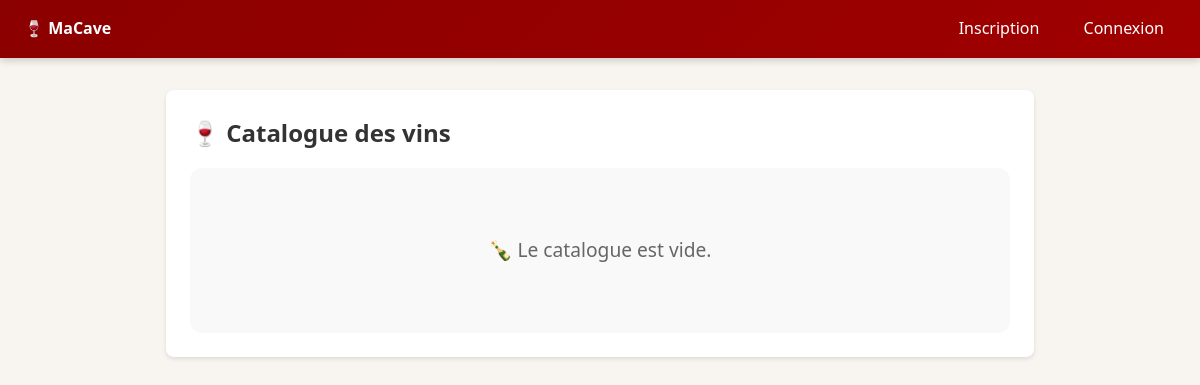
Before: /catalogue/vins with the older database file.
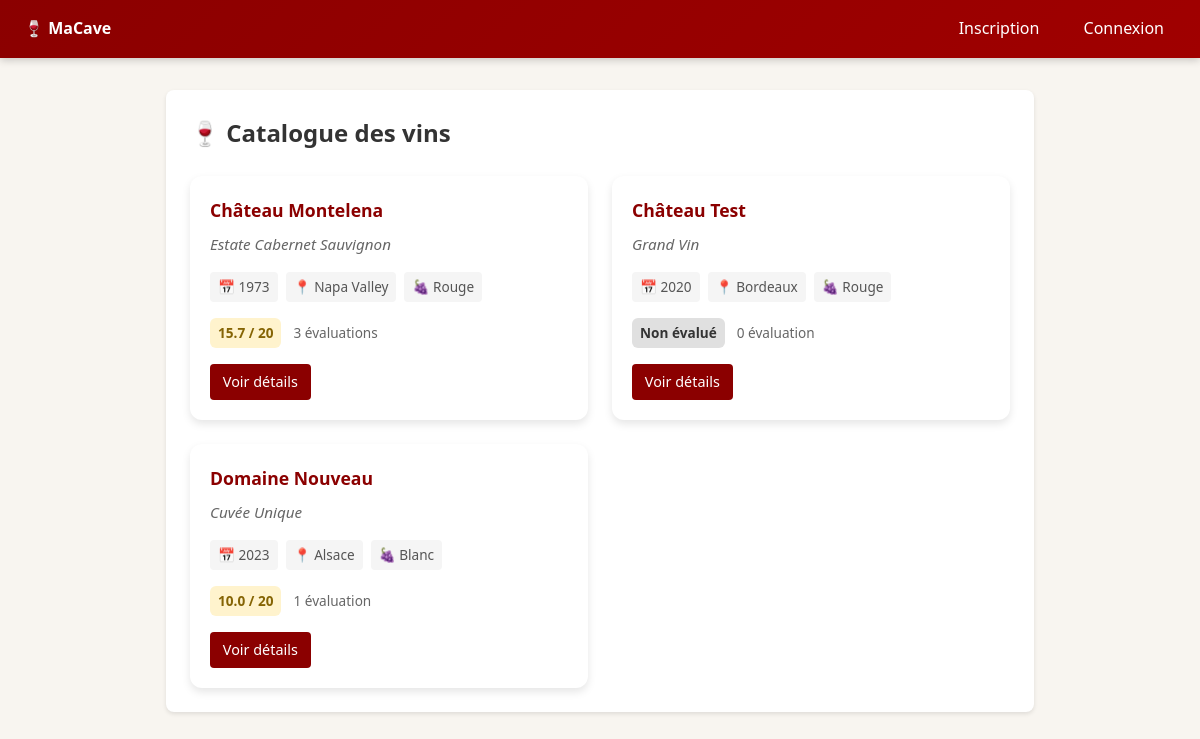
After: the same page with the newer database file.
### tables this page shows
CREATE TABLE vins (
    id INTEGER PRIMARY KEY AUTOINCREMENT,
    domaine TEXT NOT NULL,
    cuvee TEXT NOT NULL,
    type_vin TEXT NOT NULL,
    millesime INTEGER NOT NULL,
    region TEXT NOT NULL,
    description TEXT,
    photo_url TEXT
);

### src/macave/routes/catalogue_routes.py (the view)
@bp.route("/vins")
def vins():
    rows = g.db.execute("""
        SELECT
            v.id,
            v.domaine,
            v.cuvee,
            v.type_vin,
            v.millesime,
            v.region,
            v.photo_url,
            AVG(e.note) as note_moyenne,
            COUNT(e.id) as nb_evaluations
        FROM vins v
        LEFT JOIN evaluations e ON v.id = e.vin_id
        GROUP BY v.id
        ORDER BY v.domaine, v.cuvee
    """).fetchall()
    vins = []
    for row in rows:
        note = row["note_moyenne"]
        note_affichage = f"{note:.1f} / 20" if note else "Non évalué"
        vins.append({
            "id": row["id"],
            "domaine": row["domaine"],
            "cuvee": row["cuvee"],
            "type_vin": row["type_vin"],
            "millesime": row["millesime"],
            "region": row["region"],
            "photo_url": row["photo_url"],
            "note_moyenne": note_affichage,
            "nb_evaluations": row["nb_evaluations"]
        })
    return render_template("catalogue/vins.html", vins=vins)

### src/macave/db.py (called while the page is built)
    def __enter__(self) -> sqlite3.Connection:
        self._connection = sqlite3.connect(self.db_path)
        self._connection.row_factory = sqlite3.Row
        self._connection.execute("PRAGMA foreign_keys = ON")
        return self._connection

### src/macave/templates/catalogue/vins.html (shortened to what this page needs)
{% extends 'base.html' %}
{% block content %}
<div class="card">
  <div class="header-with-action">
    <h2>🍷 Catalogue des vins</h2>
  </div>
  {% if vins %}
    <div class="vins-grid">
      {% for vin in vins %}
      <div class="vin-card-catalogue">
        <div class="vin-info">
          <h3>{{ vin.domaine }}</h3>
          <p class="cuvee">{{ vin.cuvee }}</p>
          <div class="vin-meta">
            <span>📅 {{ vin.millesime }}</span>
            <span>📍 {{ vin.region }}</span>
            <span>🍇 {{ vin.type_vin }}</span>
          </div>
          <div class="note-section">
            <span class="note-badge {% if vin.note_moyenne != 'Non évalué' %}note-good{% endif %}">
              {{ vin.note_moyenne }}
            </span>
            <span class="note-count">{{ vin.nb_evaluations }} évaluation{{ 's' if vin.nb_evaluations > 1 else '' }}</span>
          </div>
          <a href="{{ url_for('inventaire.detail_vin', vin_id=vin.id) }}" class="btn btn-sm">Voir détails</a>
        </div>
      </div>
      {% endfor %}
    </div>
  {% else %}
    <div class="empty-state">
      <p>🍾 Le catalogue est vide.</p>
    </div>
  {% endif %}
</div>
{% endblock %}

Changed rows visible on the page:
added vins: domaine "Château Montelena", cuvee "Estate Cabernet Sauvignon", millesime "1973", region "Napa Valley", type_vin "Rouge", note_moyenne "15.7 / 20", nb_evaluations "3", nb_evaluations "s"
added vins: domaine "Château Test", cuvee "Grand Vin", millesime "2020", region "Bordeaux", type_vin "Rouge", note_moyenne "Non évalué", nb_evaluations "0"
added vins: domaine "Domaine Nouveau", cuvee "Cuvée Unique", millesime "2023", region "Alsace", type_vin "Blanc", note_moyenne "10.0 / 20", nb_evaluations "1"
Other visible differences:
text no longer shown: "🍾 Le catalogue est vide."
